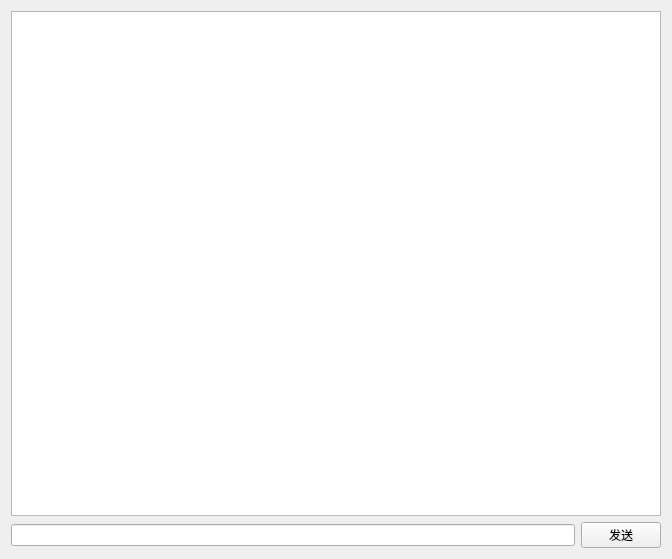
<?xml version="1.0" encoding="UTF-8"?>
<ui version="4.0">
 <class>Chat</class>
 <widget class="QWidget" name="Chat">
  <property name="geometry">
   <rect>
    <x>0</x>
    <y>0</y>
    <width>672</width>
    <height>559</height>
   </rect>
  </property>
  <property name="windowTitle">
   <string>聊天</string>
  </property>
  <layout class="QVBoxLayout" name="verticalLayout">
   <item>
    <widget class="QTextEdit" name="show_TE">
     <property name="font">
      <font>
       <family>Bahnschrift SemiLight Condensed</family>
       <pointsize>12</pointsize>
      </font>
     </property>
     <property name="readOnly">
      <bool>true</bool>
     </property>
    </widget>
   </item>
   <item>
    <layout class="QHBoxLayout" name="horizontalLayout">
     <item>
      <widget class="QLineEdit" name="input_LE"/>
     </item>
     <item>
      <widget class="QPushButton" name="send_PB">
       <property name="text">
        <string>发送</string>
       </property>
      </widget>
     </item>
    </layout>
   </item>
  </layout>
 </widget>
 <resources/>
 <connections/>
</ui>
